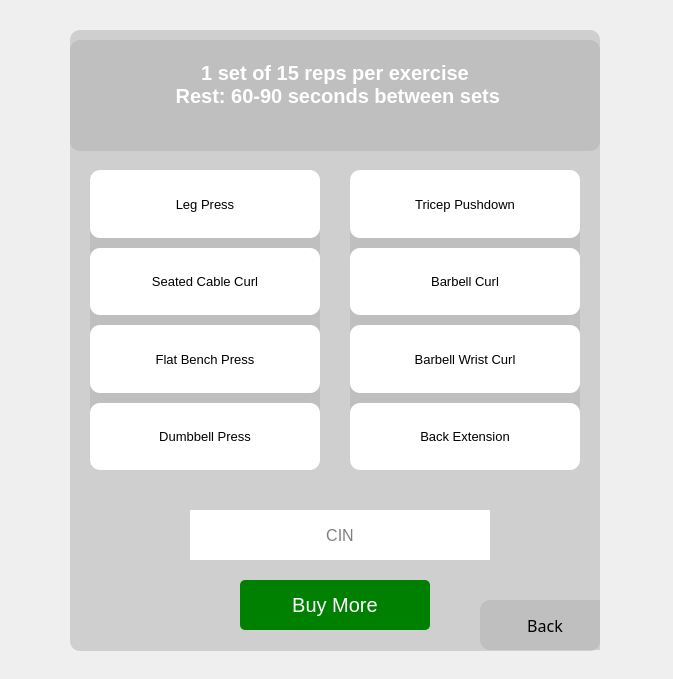
<?xml version="1.0" encoding="UTF-8"?>
<ui version="4.0">
 <class>MainWindow</class>
 <widget class="QMainWindow" name="MainWindow">
  <property name="geometry">
   <rect>
    <x>0</x>
    <y>0</y>
    <width>673</width>
    <height>679</height>
   </rect>
  </property>
  <property name="minimumSize">
   <size>
    <width>673</width>
    <height>679</height>
   </size>
  </property>
  <property name="maximumSize">
   <size>
    <width>673</width>
    <height>679</height>
   </size>
  </property>
  <property name="windowTitle">
   <string>MainWindow</string>
  </property>
  <property name="styleSheet">
   <string notr="true">QMainWindow{
border-image: url(:/background/img/Maximize Your Workout with This Beginner Circuit-Training Program.jpg);
}</string>
  </property>
  <widget class="QWidget" name="centralwidget">
   <widget class="QWidget" name="widget" native="true">
    <property name="geometry">
     <rect>
      <x>70</x>
      <y>30</y>
      <width>530</width>
      <height>621</height>
     </rect>
    </property>
    <property name="styleSheet">
     <string notr="true">QWidget{
background-color: rgba(175, 175, 175,0.5);
border-radius: 10px;

}</string>
    </property>
    <widget class="QWidget" name="layoutWidget">
     <property name="geometry">
      <rect>
       <x>20</x>
       <y>140</y>
       <width>230</width>
       <height>300</height>
      </rect>
     </property>
     <layout class="QVBoxLayout" name="verticalLayout_2">
      <property name="spacing">
       <number>10</number>
      </property>
      <item>
       <widget class="QLabel" name="label">
        <property name="font">
         <font>
          <pointsize>10</pointsize>
          <weight>50</weight>
          <bold>false</bold>
         </font>
        </property>
        <property name="styleSheet">
         <string notr="true">background-color: rgb(255, 255, 255);</string>
        </property>
        <property name="text">
         <string>Leg Press</string>
        </property>
        <property name="alignment">
         <set>Qt::AlignCenter</set>
        </property>
       </widget>
      </item>
      <item>
       <widget class="QLabel" name="label_5">
        <property name="enabled">
         <bool>true</bool>
        </property>
        <property name="font">
         <font>
          <pointsize>10</pointsize>
          <weight>50</weight>
          <bold>false</bold>
         </font>
        </property>
        <property name="styleSheet">
         <string notr="true">background-color: rgb(255, 255, 255);
</string>
        </property>
        <property name="text">
         <string>Seated Cable Curl</string>
        </property>
        <property name="alignment">
         <set>Qt::AlignCenter</set>
        </property>
       </widget>
      </item>
      <item>
       <widget class="QLabel" name="label_6">
        <property name="font">
         <font>
          <pointsize>10</pointsize>
          <weight>50</weight>
          <bold>false</bold>
         </font>
        </property>
        <property name="styleSheet">
         <string notr="true">background-color: rgb(255, 255, 255);</string>
        </property>
        <property name="text">
         <string>Flat Bench Press</string>
        </property>
        <property name="alignment">
         <set>Qt::AlignCenter</set>
        </property>
       </widget>
      </item>
      <item>
       <widget class="QLabel" name="label_4">
        <property name="font">
         <font>
          <pointsize>10</pointsize>
          <weight>50</weight>
          <bold>false</bold>
         </font>
        </property>
        <property name="styleSheet">
         <string notr="true">background-color: rgb(255, 255, 255);</string>
        </property>
        <property name="text">
         <string>Dumbbell Press</string>
        </property>
        <property name="alignment">
         <set>Qt::AlignCenter</set>
        </property>
       </widget>
      </item>
     </layout>
    </widget>
    <widget class="QWidget" name="layoutWidget">
     <property name="geometry">
      <rect>
       <x>280</x>
       <y>140</y>
       <width>230</width>
       <height>300</height>
      </rect>
     </property>
     <layout class="QVBoxLayout" name="verticalLayout">
      <property name="spacing">
       <number>10</number>
      </property>
      <item>
       <widget class="QLabel" name="label_7">
        <property name="font">
         <font>
          <pointsize>10</pointsize>
          <weight>50</weight>
          <bold>false</bold>
         </font>
        </property>
        <property name="styleSheet">
         <string notr="true">background-color: rgb(255, 255, 255);</string>
        </property>
        <property name="text">
         <string>Tricep Pushdown</string>
        </property>
        <property name="alignment">
         <set>Qt::AlignCenter</set>
        </property>
       </widget>
      </item>
      <item>
       <widget class="QLabel" name="label_8">
        <property name="font">
         <font>
          <pointsize>10</pointsize>
          <weight>50</weight>
          <bold>false</bold>
         </font>
        </property>
        <property name="styleSheet">
         <string notr="true">background-color: rgb(255, 255, 255);</string>
        </property>
        <property name="text">
         <string>Barbell Curl</string>
        </property>
        <property name="alignment">
         <set>Qt::AlignCenter</set>
        </property>
       </widget>
      </item>
      <item>
       <widget class="QLabel" name="label_11">
        <property name="font">
         <font>
          <pointsize>10</pointsize>
          <weight>50</weight>
          <bold>false</bold>
         </font>
        </property>
        <property name="styleSheet">
         <string notr="true">background-color: rgb(255, 255, 255);</string>
        </property>
        <property name="text">
         <string>Barbell Wrist Curl</string>
        </property>
        <property name="alignment">
         <set>Qt::AlignCenter</set>
        </property>
       </widget>
      </item>
      <item>
       <widget class="QLabel" name="label_9">
        <property name="font">
         <font>
          <pointsize>10</pointsize>
          <weight>50</weight>
          <bold>false</bold>
         </font>
        </property>
        <property name="styleSheet">
         <string notr="true">background-color: rgb(255, 255, 255);</string>
        </property>
        <property name="text">
         <string>Back Extension</string>
        </property>
        <property name="alignment">
         <set>Qt::AlignCenter</set>
        </property>
       </widget>
      </item>
     </layout>
    </widget>
    <widget class="QLabel" name="label_13">
     <property name="geometry">
      <rect>
       <x>0</x>
       <y>10</y>
       <width>530</width>
       <height>111</height>
      </rect>
     </property>
     <property name="font">
      <font>
       <pointsize>15</pointsize>
       <weight>75</weight>
       <bold>true</bold>
      </font>
     </property>
     <property name="styleSheet">
      <string notr="true">color: rgb(255, 255, 255);</string>
     </property>
     <property name="text">
      <string>1 set of 15 reps per exercise
 Rest: 60-90 seconds between sets
</string>
     </property>
     <property name="alignment">
      <set>Qt::AlignCenter</set>
     </property>
     <property name="wordWrap">
      <bool>true</bool>
     </property>
    </widget>
    <widget class="QPushButton" name="confirm">
     <property name="geometry">
      <rect>
       <x>170</x>
       <y>550</y>
       <width>190</width>
       <height>50</height>
      </rect>
     </property>
     <property name="font">
      <font>
       <pointsize>15</pointsize>
      </font>
     </property>
     <property name="styleSheet">
      <string notr="true">QPushButton{
color: white;
background-color:green;
border-radius:5px;
padding:10px;
}
QPushButton:hover{
background-color:rgb(0, 170, 0);
}</string>
     </property>
     <property name="text">
      <string>Buy More</string>
     </property>
    </widget>
    <widget class="QLineEdit" name="cin">
     <property name="geometry">
      <rect>
       <x>120</x>
       <y>480</y>
       <width>300</width>
       <height>50</height>
      </rect>
     </property>
     <property name="minimumSize">
      <size>
       <width>300</width>
       <height>40</height>
      </size>
     </property>
     <property name="font">
      <font>
       <pointsize>12</pointsize>
      </font>
     </property>
     <property name="styleSheet">
      <string notr="true">QLineEdit{
padding:10px;
background-color: rgb(255, 255, 255);
border-radius:0px;
}
QLineEdit:focus{
border-bottom:2px solid blue;
}
</string>
     </property>
     <property name="alignment">
      <set>Qt::AlignCenter</set>
     </property>
     <property name="placeholderText">
      <string>CIN</string>
     </property>
    </widget>
    <widget class="QPushButton" name="back">
     <property name="geometry">
      <rect>
       <x>410</x>
       <y>570</y>
       <width>130</width>
       <height>50</height>
      </rect>
     </property>
     <property name="font">
      <font>
       <family>8514oem</family>
       <pointsize>12</pointsize>
      </font>
     </property>
     <property name="text">
      <string>Back</string>
     </property>
    </widget>
    <zorder>back</zorder>
    <zorder>layoutWidget</zorder>
    <zorder>layoutWidget</zorder>
    <zorder>label_13</zorder>
    <zorder>confirm</zorder>
    <zorder>cin</zorder>
   </widget>
  </widget>
 </widget>
 <resources>
  <include location="ressource.qrc"/>
 </resources>
 <connections/>
</ui>
